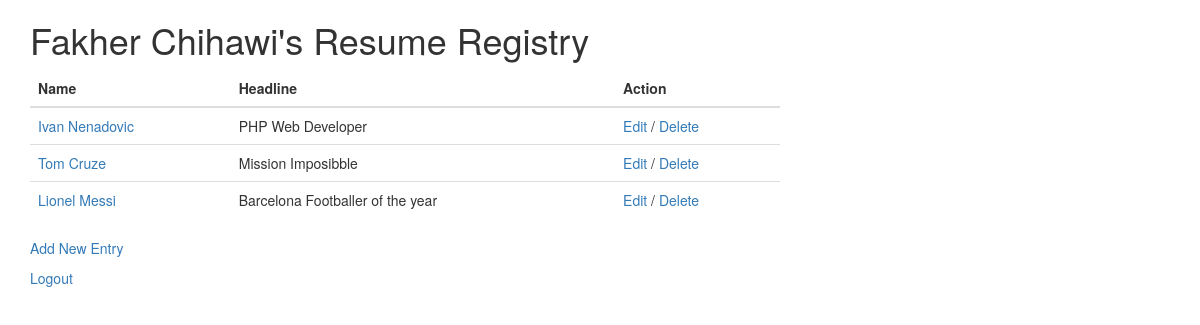
Page / (signed in) on the earlier database version.
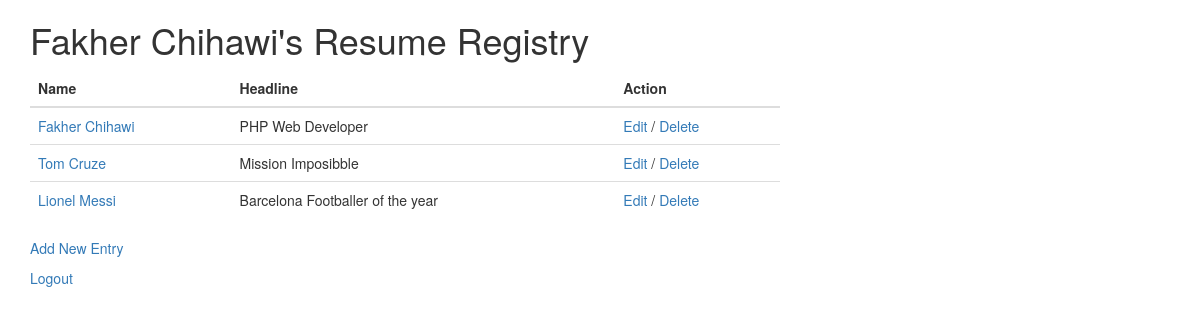
Same page on the later database version.
### tables this page shows
CREATE TABLE IF NOT EXISTS `profile` (
  `profile_id` int(11) NOT NULL AUTO_INCREMENT,
  `user_id` int(11) NOT NULL,
  `first_name` text,
  `last_name` text,
  `email` text,
  `headline` text,
  `summary` text,
  PRIMARY KEY (`profile_id`),
  KEY `profile_ibfk_2` (`user_id`)
);

### index.php (the view, shortened to what this page needs)
<?php
$logged_in = false;
$profiles = [];
if (isset($_SESSION['name']) )
{
	$logged_in = true;
	try
	{
	    $pdo = new PDO("mysql:host=localhost;dbname=coursera_javascript_jquery_and_json", "root", "");
        $pdo->setAttribute(PDO::ATTR_ERRMODE, PDO::ERRMODE_EXCEPTION);
	    $all_profiles = $pdo->query("SELECT * FROM profile");
		while ( $row = $all_profiles->fetch(PDO::FETCH_OBJ) )
		{
		    $profiles[] = $row;
		}
	}
	catch(PDOException $e)
	{
	    echo "Connection failed: " . $e->getMessage();
	    die();
	}
}
?>
<!DOCTYPE html>
<html>
	<head>
		<link href="https://maxcdn.bootstrapcdn.com/bootstrap/3.3.7/css/bootstrap.min.css" rel="stylesheet">
	</head>
	<body>
		<div class="container">
			<h1>Fakher Chihawi's Resume Registry</h1>
			<?php if (!$logged_in) : ?>
				<p>
					<a href="login.php">Please log in</a>
				</p>
				<p>
					Attempt
					<a href="add.php">add data</a>
					without logging in.
				</p>
			<?php else : ?>
				<?php if (empty($profiles)) : ?>
					<p>No rows found</p>
				<?php else : ?>
					<div class="row">
						<div class="col-md-8">
							<table class="table">
								<thead>
									<tr>
										<th>Name</th>
										<th>Headline</th>
										<th>Action</th>
									</tr>
								</thead>
								<tbody>
									<?php foreach($profiles as $profile) : ?>
				                        <tr>
				                        	<td>
				                        		<a href="view.php?profile_id=<?php echo $profile->profile_id; ?>">
				                        			<?php echo $profile->first_name . ' ' . $profile->last_name; ?>
				                        		</a>
				                        	</td>
											<td><?php echo $profile->headline ?></td>
											<td>
												<a href="edit.php?profile_id=<?php echo $profile->profile_id; ?>">
													Edit
												</a> /
												<a href="delete.php?profile_id=<?php echo $profile->profile_id; ?>">
													Delete
												</a>
											</td>
				                        </tr>
				                    <?php endforeach; ?>
								</tbody>
							</table>
						</div>
					</div>
				<?php endif; ?>
				<p>
					<a href="add.php">Add New Entry</a>
				</p>
				<p>
					<a href="logout.php">Logout</a>
				</p>
			<?php endif; ?>
		</div>
	</body>
</html>

Differences in the rows shown:
changed profile "PHP Web Developer": first_name "Ivan" → "Fakher"; last_name "Nenadovic" → "Chihawi"
